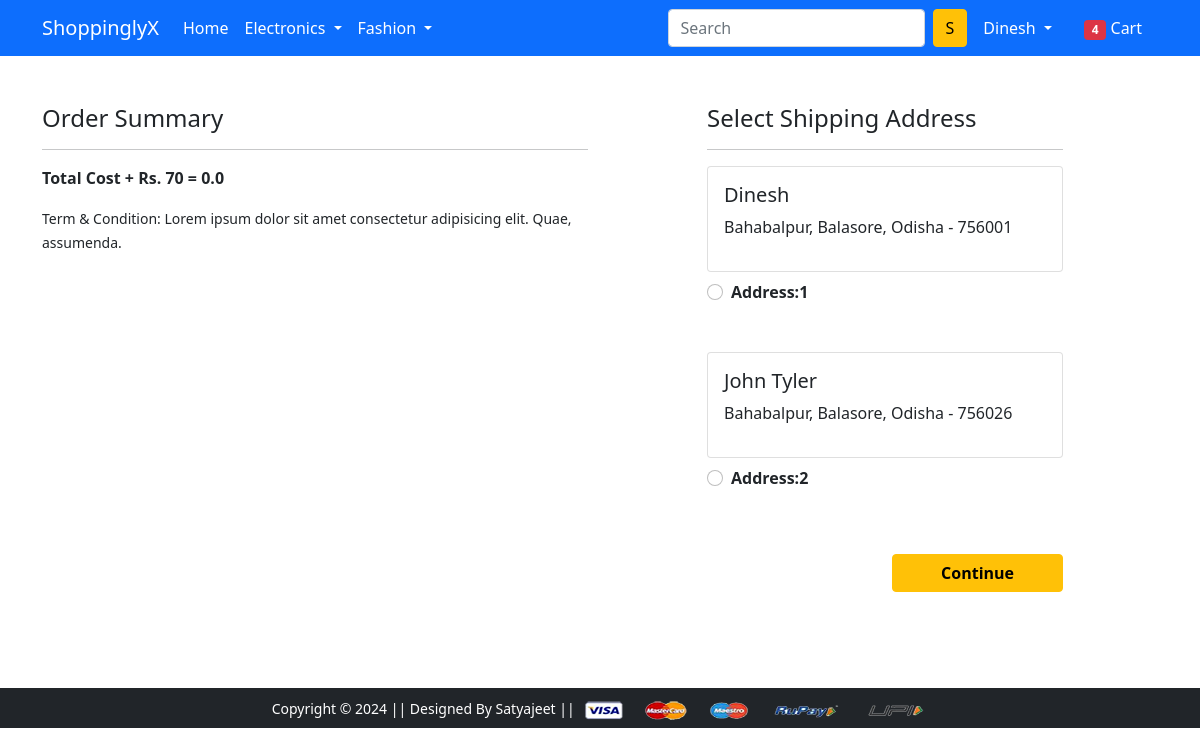
The page /checkout/ (signed in) on the database its author committed.
### app/models.py (models this page shows, shortened)
class Customer(models.Model):
    user = models.ForeignKey(User,on_delete=models.CASCADE)
    name = models.CharField(max_length=200)
    locality = models.CharField(max_length=200)
    city = models.CharField(max_length=50)
    zipcode = models.IntegerField()
    state = models.CharField(choices=STATE_CHOICES,max_length=100)

### app/views.py (the view)
# urls.py: path('checkout/', views.checkout, name='checkout'),
@login_required
def checkout(request):
    user = request.user
    add = Customer.objects.filter(user=user)
    cart_items = Cart.objects.filter(user=user)
    amount = 0.0
    shipping_amount = 70.0
    totalamount = 0.0
    cart_product = [p for p in Cart.objects.all() if p.user == user]
    if cart_product:
        for p in cart_product:
            tempamount = (p.quantity * p.product.discounted_price)
            amount += tempamount
        totalamount = amount + shipping_amount
    return render(request, 'app/checkout.html',{'add':add,'totalamount':totalamount,'cart_items':cart_items})

### app/templates/app/checkout.html (shortened to what this page needs)
{% extends 'app/base.html' %}
{% load static %}
{% block main-content %}
<div class="container">
    <div class="row mt-5">
        <div class="col-sm-6">
            <h4>Order Summary</h4>
            <hr>
            <p class="fw-bold">Total Cost + Rs. 70 = {{totalamount}}</p>
            <small>Term & Condition: Lorem ipsum dolor sit amet consectetur adipisicing elit. Quae, assumenda.</small>
        </div>
        <div class="col-sm-4 offset-sm-1">
            <h4>Select Shipping Address</h4>
            <hr>
            <form action="/paymentdone/">
                {% for ad in add %}
                <div class="card">
                    <div class="card-body">
                        <h5>{{ad.name}}</h5>
                        <p>{{ad.locality}}, {{ad.city}}, {{ad.state}} - {{ad.zipcode}}</p>
                    </div>
                </div>
                <div class="form-check mt-2 mb-5">
                    <input type="radio" class="form-check-input" name="custid" id="custadd{{forloop.counter}}" value="{{ad.id}}">
                    <label class="form-check-label fw-bold" for="custadd{{forloop.counter}}">
                        Address:{{forloop.counter}}</label>
                </div>
                {% endfor %}
                <div class="text-end">
                  <button type="submit" class="btn btn-warning mt-3 px-5 fw-bold">Continue</button>
                </div>
            </form>
        </div>
    </div>
</div>
<br><br>
{% endblock main-content%}

### app/templates/app/base.html (shortened to what this page needs)
<!doctype html>
{% load static %}
<html lang="en">
<head>
  <link href="https://cdn.jsdelivr.net/npm/bootstrap@5.0.0-beta1/dist/css/bootstrap.min.css" rel="stylesheet"
>
  <link rel="stylesheet" href="{% static 'app/css/owl.carousel.min.css' %}">
  <link rel="stylesheet" href="{% static 'app/css/all.min.css' %}">
  <link rel="stylesheet" href="{% static 'app/css/style.css' %}">
</head>
<body>
  <nav class="navbar navbar-expand-lg navbar-dark bg-primary">
    <div class="container">
      <a class="navbar-brand" href="/">ShoppinglyX</a>
      <div class="collapse navbar-collapse" id="navbarSupportedContent">
        <ul class="navbar-nav me-auto mb-2 mb-lg-0">
          <li class="nav-item">
            <a class="nav-link active" aria-current="page" href="/">Home</a>
          </li>
          <li class="nav-item dropdown">
            <a class="nav-link dropdown-toggle text-white" href="#" id="electronicsDropdown" role="button"
              data-bs-toggle="dropdown" aria-expanded="false">
              Electronics
            </a>
          </li>
          <li class="nav-item dropdown">
            <a class="nav-link dropdown-toggle text-white" href="#" id="fashionDropdown" role="button"
              data-bs-toggle="dropdown" aria-expanded="false">
              Fashion
            </a>
          </li>
        </ul>
        <form class="d-flex">
          <input class="form-control me-2" type="search" placeholder="Search" aria-label="Search">
          <button class="btn btn-warning" type="submit">S</button>
        </form>
        <div>
          <ul class="navbar-nav me-auto mb-2 mb-lg-0">
            {% if request.user.is_authenticated%}
            <li class="nav-item dropdown mx-2">
              <a class="nav-link dropdown-toggle text-white" href="#" id="profileDropdown" role="button"
                data-bs-toggle="dropdown" aria-expanded="false">
                {{request.user.username|capfirst}}
              </a>
            </li>
            <li class="nav-item mx-2">
              <a href="{% url 'showcart' %}" class="nav-link text-white"><span class="badge bg-danger">4</span> Cart
              </a>
            {% endif %}
          </ul>
        </div>
      </div>
    </div>
  </nav>
  {% block main-content %} {% endblock main-content %}
  <footer class="container-fluid bg-dark text-center p-2 mt-5">
    <small class="text-white">Copyright &copy; 2024 || Designed By Satyajeet || </small>
    <img src="{% static 'app/images/payment.png' %}" alt="" srcset="" class="img-fluid" height="2px">
  </footer>
</body>
</html>

### rows shown on the page
Customer: name "Dinesh", locality "Bahabalpur", city "Balasore", state "Odisha", zipcode "756001"
Customer: name "John Tyler", locality "Bahabalpur", city "Balasore", state "Odisha", zipcode "756026"

### other values the page prints
{{ request.user.username|capfirst }} "Dinesh"
{{ totalamount }} "0.0"
